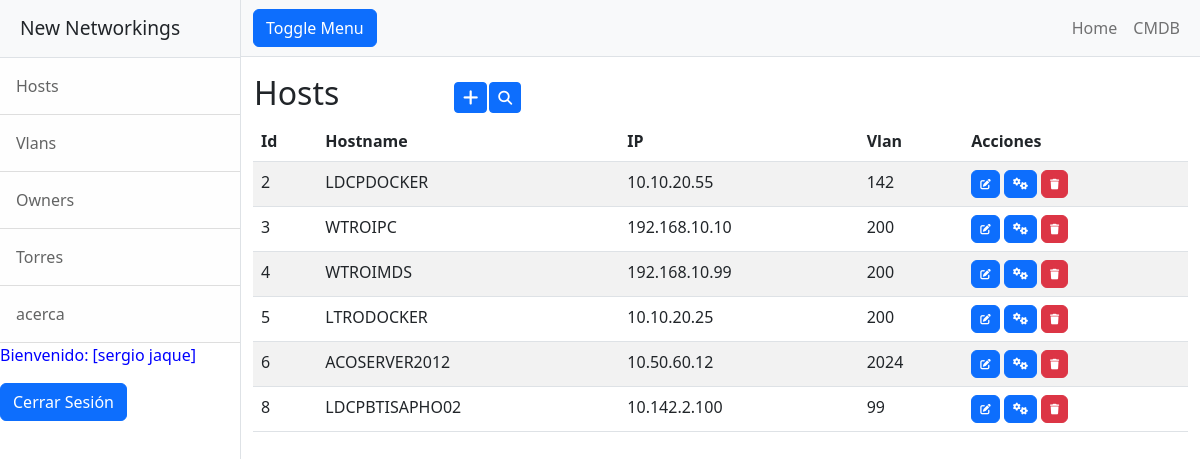
/hosts/ (signed in), run on an earlier commit of the app's database.
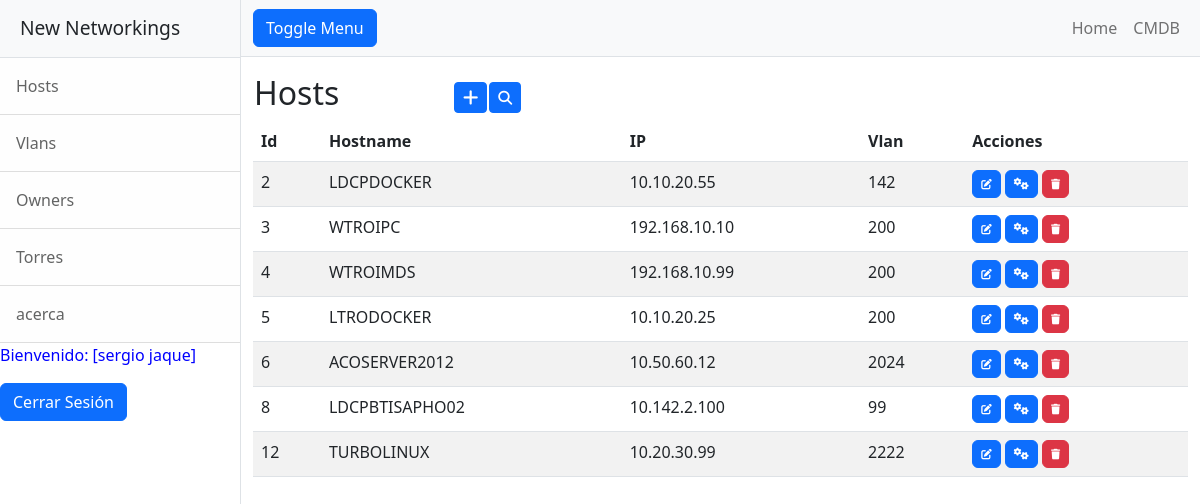
And on a later commit of the database.
### entidades/models.py (models this page shows)
class Hosts(models.Model):
    host_name = models.CharField(max_length=50)
    host_ip = models.CharField(max_length=18)
    host_vlan = models.IntegerField()

### entidades/views.py (the view)
# urls.py: path('hosts/', hosts, name="hosts"),
@login_required
def hosts(request):
     contexto = {"hosts": Hosts.objects.all()}
     return render(request, "entidades/hosts.html", contexto)

### entidades/templates/entidades/hosts.html (shortened to what this page needs)
{% extends "entidades/index.html" %}
{% block contenido %}
<table>
    <tr>
        <td width="200"><h2>Hosts</h2></td>
        <td>
            <a
            href="{% url 'hostsForm' %}"
            class="btn btn-primary btn-sm"
            >
            </a>
        </td>
        <td>
            <a
            href="{% url 'buscarHosts' %}"
            class="btn btn-primary btn-sm"
            ><i class="fa-solid fa-magnifying-glass" title="Buscar"></i>
            </a>
        </td>
    </tr>
</table>
<table class="table table-striped">
    <thead>
        <tr>
            <th>Id</th>
            <th>Hostname</th>
            <th>IP</th>
            <th>Vlan</th>
            <th>Acciones</th>
        </tr>
    </thead>
    <tbody>
    {% for c in hosts  %}
        <tr>
            <td>{{ c.id }}</td>
            <td>{{ c.host_name }}</td>
            <td>{{ c.host_ip }}</td>
            <td>{{ c.host_vlan }}</td>
            <td>
                <a
                  href="{% url 'hostsUpdate' c.id %}"
                  class="btn btn-primary"
                  style="--bs-btn-padding-y: .25rem; --bs-btn-padding-x: .5rem; --bs-btn-font-size: .75rem;"
                  >
                </a>
                <a
                href=""
                class="btn btn-primary"
                style="--bs-btn-padding-y: .25rem; --bs-btn-padding-x: .5rem; --bs-btn-font-size: .75rem;"
                ><i class="fa-solid fa-gears" title="Check"></i>
              </a>
                <a
                  href="{% url 'hostsDelete' c.id %}"
                  class="btn btn-danger"
                  style="--bs-btn-padding-y: .25rem; --bs-btn-padding-x: .5rem; --bs-btn-font-size: .75rem;"
                  >
                </a>
            </td>
        </tr>
    {% endfor %}
    </tbody>
</table>
{% endblock contenido %}

What changed in the data, as far as the page shows it:
added Hosts: id "12", host_name "TURBOLINUX", host_ip "10.20.30.99", host_vlan "2222"
